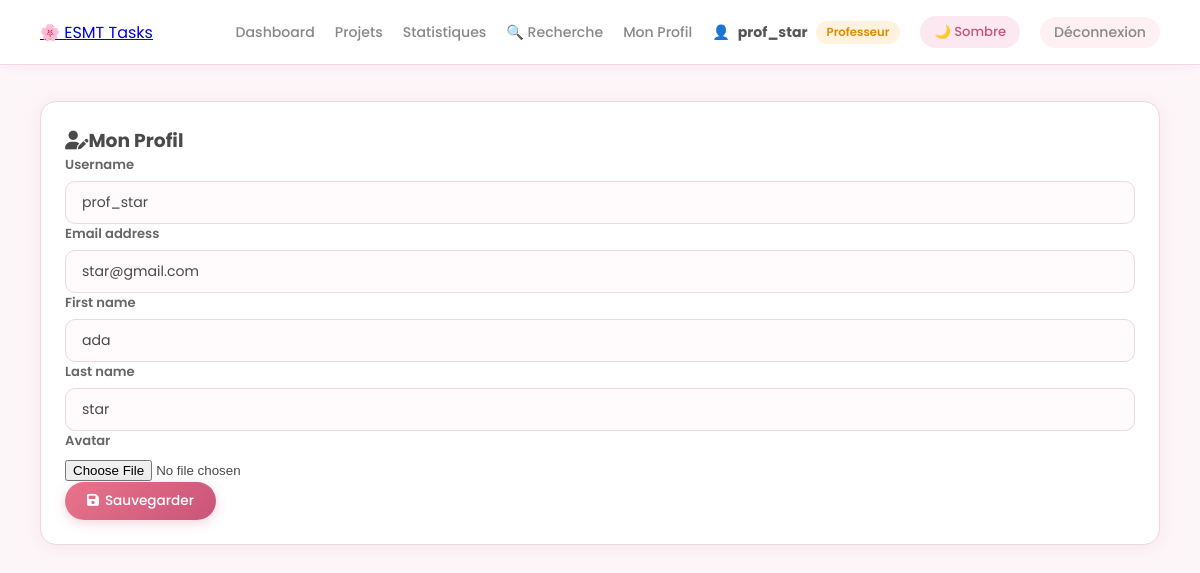
/accounts/profil/ (signed in), run on the app's committed database.
### accounts/models.py (models this page shows, shortened)
class User(AbstractUser):
    ROLE_CHOICES = [
        ('etudiant', 'Étudiant'),
        ('professeur', 'Professeur'),
    ]
    role = models.CharField(max_length=20, choices=ROLE_CHOICES, default='etudiant')
    avatar = models.ImageField(upload_to='avatars/', null=True, blank=True)

### accounts/views.py (the view)
# urls.py: path('profil/', views.profil, name='profil'),
@login_required
def profil(request):
    if request.method == 'POST':
        form = ProfilForm(request.POST, request.FILES, instance=request.user)
        if form.is_valid():
            form.save()
            messages.success(request, 'Profil mis à jour !')
            return redirect('profil')
    else:
        form = ProfilForm(instance=request.user)
    return render(request, 'accounts/profil.html', {'form': form})

### accounts/forms.py
class ProfilForm(UserChangeForm):
    password = None  # On cache le champ password
    class Meta:
        model = User
        fields = ['username', 'email', 'first_name', 'last_name', 'avatar']

### templates/accounts/profil.html (shortened to what this page needs)
{% extends 'base.html' %}
{% block content %}
<div class="row justify-content-center">
    <div class="col-md-7">
        <div class="card p-4">
            <h3 class="mb-4"><i class="fas fa-user-edit me-2"></i>Mon Profil</h3>
            <form method="POST" enctype="multipart/form-data">
                {% for field in form %}
                <div class="mb-3">
                    <label class="form-label fw-bold">{{ field.label }}</label>
                    <input type="{{ field.field.widget.input_type }}"
                           name="{{ field.html_name }}"
                           class="form-control"
                           {% if field.value %}value="{{ field.value }}"{% endif %}>
                </div>
                {% endfor %}
                <button type="submit" class="btn btn-primary">
                    <i class="fas fa-save me-2"></i>Sauvegarder
                </button>
            </form>
        </div>
    </div>
</div>
{% endblock %}

### templates/base.html (shortened to what this page needs)
<!DOCTYPE html>
<html lang="fr">
<head>
    <link href="https://cdnjs.cloudflare.com/ajax/libs/font-awesome/6.4.0/css/all.min.css" rel="stylesheet">
</head>
<body>
{% if user.is_authenticated %}
<nav class="navbar">
    <a href="{% url 'dashboard' %}" class="navbar-brand">🌸 ESMT Tasks</a>
    <div class="navbar-right">
        <a href="{% url 'dashboard' %}">Dashboard</a>
        <a href="{% url 'projet_liste' %}">Projets</a>
        <a href="{% url 'statistiques' %}">Statistiques</a>
        <a href="{% url 'recherche' %}">🔍 Recherche</a>
        <a href="{% url 'profil' %}">Mon Profil</a>
        <span style="color:#888; font-size:0.88rem; display:flex; align-items:center; gap:8px;">
            👤 <strong style="color:#555;">{{ user.username }}</strong>
            <span class="badge {% if user.role == 'professeur' %}badge-gold{% else %}badge-rose{% endif %}">
                {{ user.get_role_display }}
            </span>
        </span>
        <button id="theme-btn" onclick="toggleTheme()"
            style="background: var(--pink-bg); border: none; border-radius: 20px;
            padding: 6px 14px; cursor: pointer; font-size: 0.82rem;
            color: var(--pink); font-family: Poppins, sans-serif; font-weight: 500;
            transition: all 0.2s;">
            🌙 Sombre
        </button>
        <a href="{% url 'deconnexion' %}" class="btn btn-danger btn-sm">Déconnexion</a>
    </div>
</nav>
{% endif %}
<div class="layout">
    <div class="main-content" style="{% if not user.is_authenticated %}margin-left:0;{% endif %}">
        {% block content %}{% endblock %}
 </div>
</div>
</body>
</html>

### templates/base.html (style rules this page uses)
:root { --pink: #c9547a; --pink-light: #e8748a; --pink-bg: #fce8f0; --pink-border: #f0d6e4; --pink-soft: #fdf6f9; --text: #4a4a4a; --text-muted: #999; --white: #fff; --shadow: 0 2px 20px rgba(201,84,122,0.10); --shadow-hover: 0 6px 24px rgba(201,84,122,0.18); --radius: 16px; --radius-sm: 10px; --radius-full: 25px; --gradient: linear-gradient(135deg, #e8748a, #c9547a); --sidebar-w: 220px; --navbar-h: 65px; --transition: all 0.2s ease; }
* { margin: 0; padding: 0; box-sizing: border-box; }
body { font-family: 'Poppins', sans-serif; background-color: var(--pink-soft); color: var(--text); transition: background 0.3s, color 0.3s; }
.navbar { background: var(--white); border-bottom: 1px solid var(--pink-border); padding: 0 40px; height: var(--navbar-h); display: flex; justify-content: space-between; align-items: center; box-shadow: 0 2px 12px rgba(201,84,122,0.08); position: fixed; top: 0; left: 0; right: 0; z-index: 100; }
.navbar-right { display: flex; align-items: center; gap: 20px; }
.navbar-right a { color: #888; text-decoration: none; font-size: 0.88rem; font-weight: 500; transition: var(--transition); }
.layout { display: flex; min-height: 100vh; padding-top: var(--navbar-h); }
.main-content { margin-left: 0; padding: 36px 40px; flex: 1; min-width: 0; max-width: 1200px; margin: 0 auto; width: 100%; }
.card { background: var(--white); border-radius: var(--radius); padding: 24px; box-shadow: var(--shadow); border: 1px solid var(--pink-border); margin-bottom: 20px; transition: var(--transition); }
.btn { padding: 9px 22px; border-radius: var(--radius-full); font-size: 0.85rem; font-weight: 500; cursor: pointer; border: none; text-decoration: none; display: inline-flex; align-items: center; gap: 6px; transition: var(--transition); font-family: 'Poppins', sans-serif; white-space: nowrap; }
.btn-primary { background: var(--gradient); color: white; box-shadow: 0 3px 12px rgba(201,84,122,0.25); }
.btn-danger { background: #fff0f3; color: #e05a7a; }
.btn-sm { padding: 5px 14px; font-size: 0.78rem; }
input[type=text], input[type=email], input[type=password], input[type=date], input[type=number], textarea, select { width: 100%; padding: 10px 16px; border: 1.5px solid var(--pink-border); border-radius: var(--radius-sm); font-family: 'Poppins', sans-serif; font-size: 0.88rem; outline: none; background: #fffafc; color: var(--text); transition: border 0.2s, box-shadow 0.2s; }
label { font-size: 0.82rem; font-weight: 600; color: #666; margin-bottom: 6px; display: block; }
.badge { padding: 3px 11px; border-radius: 20px; font-size: 0.73rem; font-weight: 600; display: inline-block; }
.badge-gold { background: #fff3e0; color: #e08a00; }

### data on the page
User: username "prof_star", role "Professeur", username "prof_star" "star@gmail.com" "ada" "star"

### other printed values
{{ field.label }} "Username" "Email address" "First name" "Last name" "Avatar"
